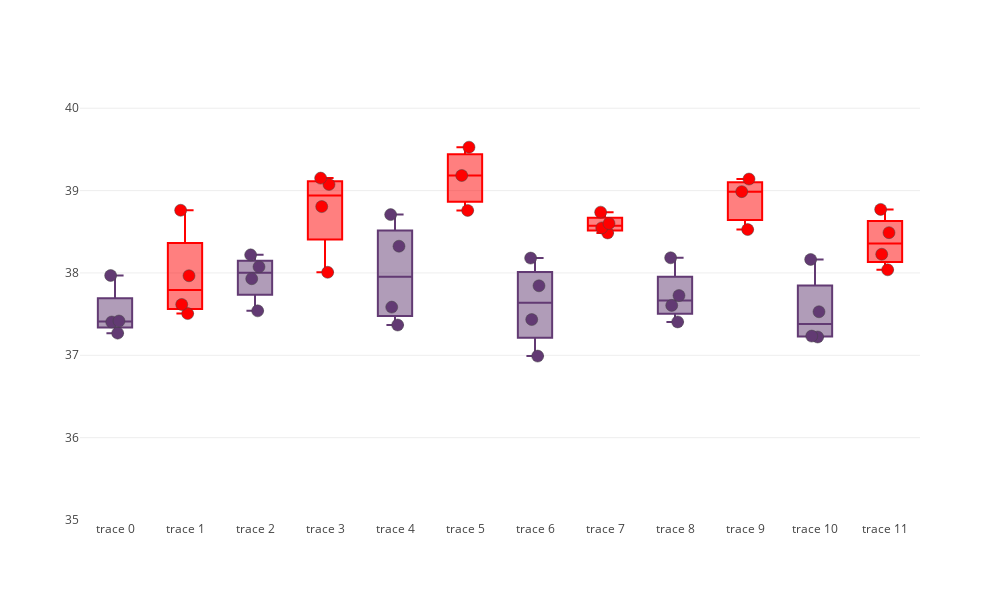

Source (notebook cell):
### Code cell
color_palette = ['#623a73', '#ff0000']
fig = go.Figure()
for i, el in enumerate(fin):
    fig.add_trace(go.Box(y = el, boxpoints='all', pointpos=0, marker_color = color_palette[i%2], marker=dict(size=12, line = dict(width = 0.5))))
fig.update_layout(width = 1000, height = 600, template = 'none', showlegend = False)
fig.update_yaxes(range = [35,40.1])
fig.show()
#fig.write_image(r'D:\Projects\SPEC\figs_raw\Suppl_Figure1g.pdf', width = 1000, height = 600)

### Figure 1 — Plotly figure (JSON) as saved in the notebook; plotly's stock layout.template omitted (floating-point values rounded to 4 significant figures)
{"data": [{"boxpoints": "all", "marker": {"color": "#623a73", "line": {"width": 0.5}, "size": 12}, "pointpos": 0, "type": "box", "y": [37.4, 37.42, 37.27, 37.97]}, {"boxpoints": "all", "marker": {"color": "#ff0000", "line": {"width": 0.5}, "size": 12}, "pointpos": 0, "type": "box", "y": [37.97, 37.51, 38.76, 37.62]}, {"boxpoints": "all", "marker": {"color": "#623a73", "line": {"width": 0.5}, "size": 12}, "pointpos": 0, "type": "box", "y": [38.22, 37.54, 37.93, 38.07]}, {"boxpoints": "all", "marker": {"color": "#ff0000", "line": {"width": 0.5}, "size": 12}, "pointpos": 0, "type": "box", "y": [39.07, 39.15, 38.01, 38.81]}, {"boxpoints": "all", "marker": {"color": "#623a73", "line": {"width": 0.5}, "size": 12}, "pointpos": 0, "type": "box", "y": [37.58, 38.32, 37.37, 38.71]}, {"boxpoints": "all", "marker": {"color": "#ff0000", "line": {"width": 0.5}, "size": 12}, "pointpos": 0, "type": "box", "y": [38.76, 39.53, 39.18]}, {"boxpoints": "all", "marker": {"color": "#623a73", "line": {"width": 0.5}, "size": 12}, "pointpos": 0, "type": "box", "y": [37.84, 37.43, 36.99, 38.18]}, {"boxpoints": "all", "marker": {"color": "#ff0000", "line": {"width": 0.5}, "size": 12}, "pointpos": 0, "type": "box", "y": [38.74, 38.55, 38.49, 38.6]}, {"boxpoints": "all", "marker": {"color": "#623a73", "line": {"width": 0.5}, "size": 12}, "pointpos": 0, "type": "box", "y": [37.73, 37.41, 37.61, 38.18]}, {"boxpoints": "all", "marker": {"color": "#ff0000", "line": {"width": 0.5}, "size": 12}, "pointpos": 0, "type": "box", "y": [38.53, 39.14, 38.99]}, {"boxpoints": "all", "marker": {"color": "#623a73", "line": {"width": 0.5}, "size": 12}, "pointpos": 0, "type": "box", "y": [37.22, 37.23, 38.16, 37.53]}, {"boxpoints": "all", "marker": {"color": "#ff0000", "line": {"width": 0.5}, "size": 12}, "pointpos": 0, "type": "box", "y": [38.49, 38.77, 38.23, 38.04]}], "layout": {"height": 600, "showlegend": false, "width": 1000, "yaxis": {"range": [35, 40.1]}}}
